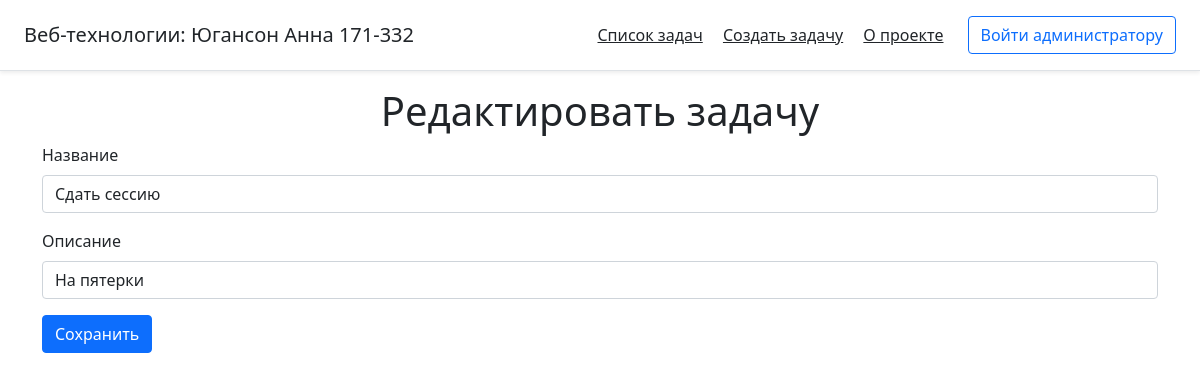
Page /edit/18/ on the earlier database version.
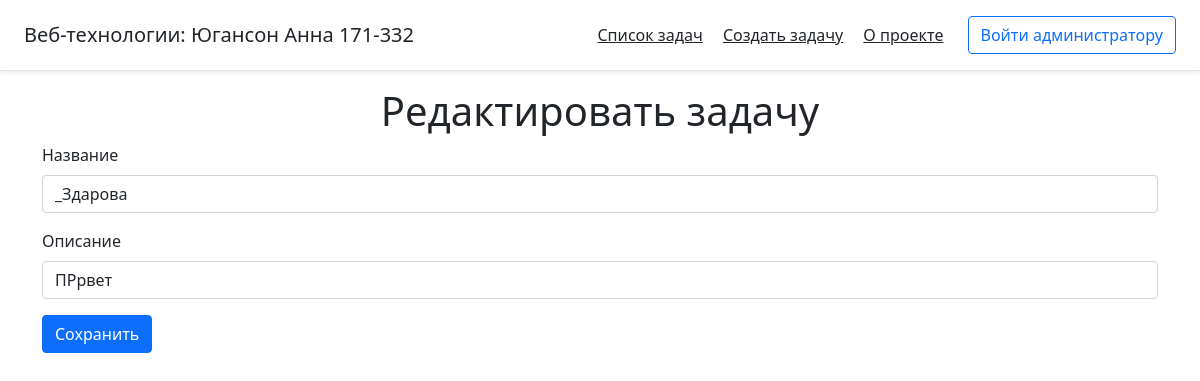
Same page on the later database version.
### main/models.py (models this page shows, shortened)
class Task(models.Model):
    title = models.CharField('Название', max_length=50)
    task = models.TextField('Описание')
    date = models.DateTimeField('Дата', default=date.today())
    class Meta:
        verbose_name = 'Задача'
        verbose_name_plural = 'Задачи'

### main/views.py (the view)
# urls.py: path('edit/<int:id>/', views.edit),
def edit(request, id):
    try:
        task = Task.objects.get(id=id)
        if request.method == "POST":
            task.title = request.POST.get("title")
            task.task = request.POST.get("task")
            task.save()
            return HttpResponseRedirect("/")
        else:
            return render(request, "main/edit.html", {"task": task})
    except Task.DoesNotExist:
        return redirect('home')

### main/templates/main/edit.html (shortened to what this page needs)
{% extends 'main/base.html' %}
{% block content %}
    <h1 class="text-center">Редактировать задачу</h1>
    <form method="post">
        <div class="mb-3">
          <label class="form-label">Название</label>
            <input class="form-control" type="text" name="title" value="{{task.title}}" />
        </div>
        <div class="mb-3">
          <label class="form-label">Описание</label>
            <input class="form-control" type="text" name="task" value="{{task.task}}" />
        </div>
        <button type="submit" class="btn btn-primary">Сохранить</button>
    </form>
{% endblock %}

Differences in the rows shown:
changed Task: title "Сдать сессию" → "_Здарова"; task "На пятерки" → "ПРрвет"
